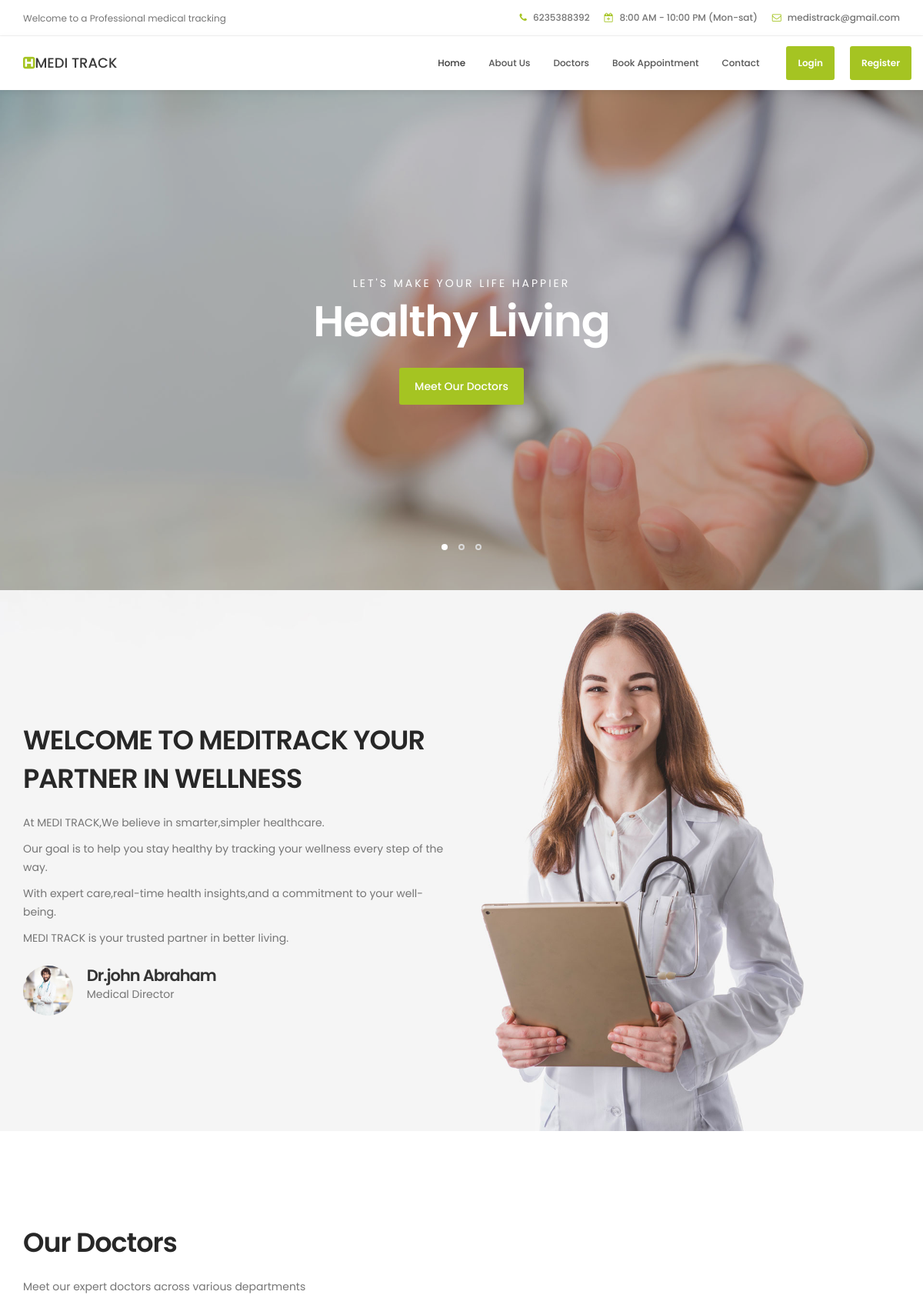
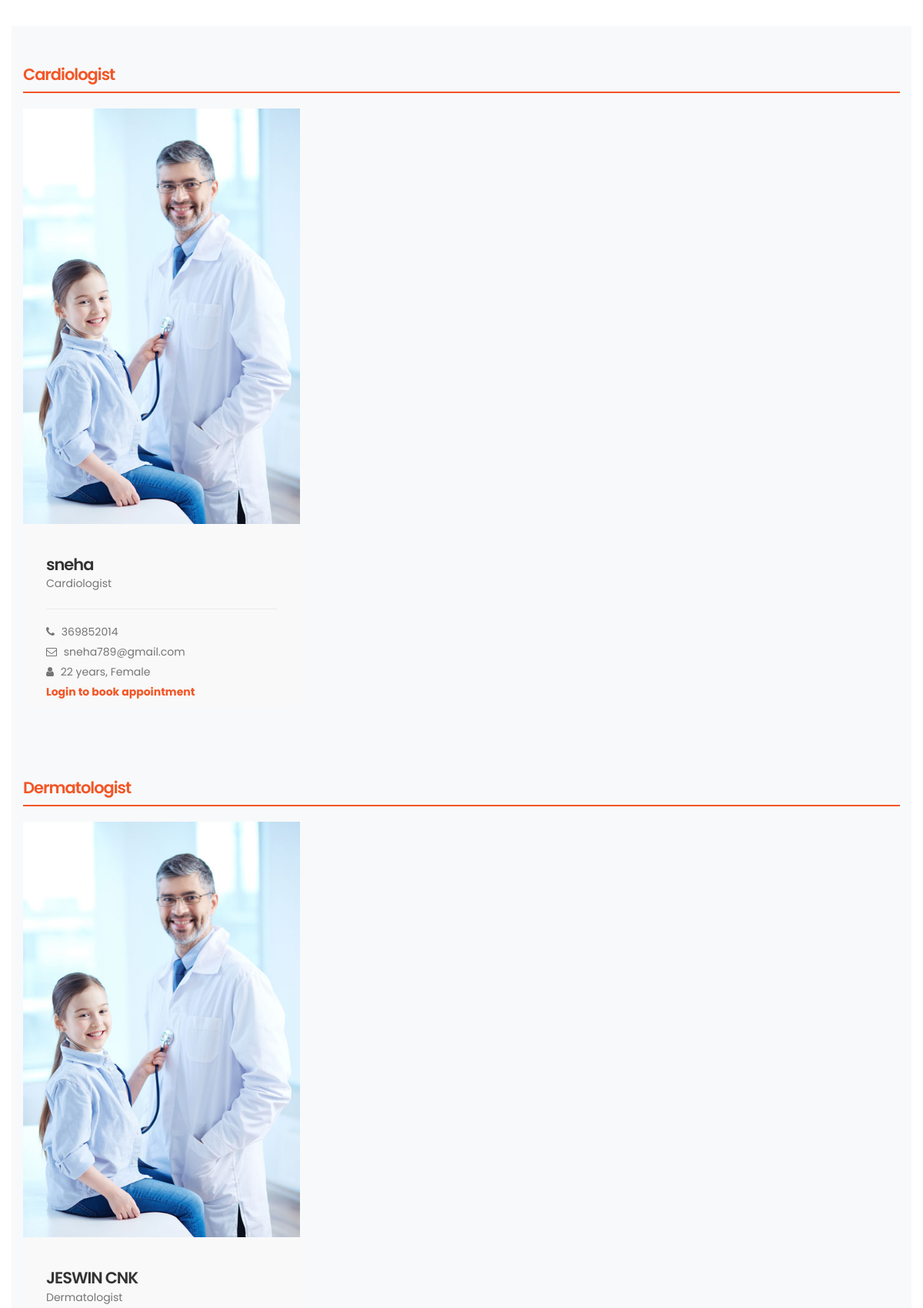
The page / (upper part) on the database its author committed (2 pictures, top to bottom).
### tables this page shows
CREATE TABLE `doctorreg` (
  `Doctor_id` int(20) NOT NULL,
  `Name` varchar(30) NOT NULL,
  `Email` varchar(30) NOT NULL,
  `Age` int(20) NOT NULL,
  `Gender` varchar(20) NOT NULL,
  `Phone_no` int(20) NOT NULL,
  `Department` varchar(30) NOT NULL,
  `Qualification` varchar(100) NOT NULL DEFAULT '',
  `Experience` varchar(50) NOT NULL DEFAULT '',
  `Profile_photo` varchar(255) NOT NULL DEFAULT '',
  `Bio` text NOT NULL DEFAULT '',
  `Password` varchar(255) NOT NULL
);

### index.php (the view, shortened to what this page needs)
<?php
include("database.php");
$doctors_query = "SELECT * FROM doctorreg ORDER BY Department, Name";
$doctors_result = $conn->query($doctors_query);
$doctors = [];
while($row = $doctors_result->fetch_assoc()) {
    $doctors[] = $row;
}
?>
<!DOCTYPE html>
<html lang="en">
<head>
     <link rel="stylesheet" href="css/bootstrap.min.css">
     <link rel="stylesheet" href="css/font-awesome.min.css">
     <link rel="stylesheet" href="css/animate.css">
     <link rel="stylesheet" href="css/owl.carousel.css">
     <link rel="stylesheet" href="css/owl.theme.default.min.css">
     <link rel="stylesheet" href="css/tooplate-style.css">
</head>
<body id="top" data-spy="scroll" data-target=".navbar-collapse" data-offset="50">
   <header>
          <div class="container">
               <div class="row">
                    <div class="col-md-4 col-sm-3">
                         <p>Welcome to a Professional medical tracking</p>
                    </div>
                    <div class="col-md-8 col-sm-9 text-align-right">
                         <span class="phone-icon"><i class="fa fa-phone"></i> 6235388392</span>
                         <span class="date-icon"><i class="fa fa-calendar-plus-o"></i> 8:00 AM - 10:00 PM (Mon-sat)</span>
                         <span class="email-icon"><i class="fa fa-envelope-o"></i> <a href="#">medistrack@gmail.com</a></span>
                    </div>
               </div>
          </div>
     </header>
     <section class="navbar navbar-default navbar-static-top" role="navigation">
          <div class="container">
               <div class="navbar-header">
                    <a href="index.php" class="navbar-brand"><i class="fa fa-h-square"></i>MEDI TRACK</a>
               </div>
               <div class="collapse navbar-collapse">
                    <ul class="nav navbar-nav navbar-right">
                         <li><a href="#top" class="smoothScroll">Home</a></li>
                         <li><a href="#about" class="smoothScroll">About Us</a></li>
                         <li><a href="#team" class="smoothScroll">Doctors</a></li>
                         <li><a href="#appointment" class="smoothScroll">Book Appointment</a></li>
                         <li><a href="#google-map" class="smoothScroll">Contact</a></li>
                         <?php
              if (isset($_SESSION['patient_id'])):
              ?>
                 <li><a href="profile.php" style="color: #f35525;">Welcome, <?php echo $_SESSION['patient_name']; ?></a></li>
                <li><a href="logout.php"><i class="fa fa-sign-out"></i> Sign out</a></li>
              <?php
              elseif (isset($_SESSION['doctor_id'])):
              ?>
                 <li><a href="doctor_dashboard.php" style="color: #f35525;">Dr. <?php echo $_SESSION['doctor_name']; ?></a></li>
                <li><a href="logout.php"><i class="fa fa-sign-out"></i> Sign out</a></li>
              <?php
              elseif (isset($_SESSION['admin_id'])):
              ?>
                 <li><a href="admin_dashboard.php" style="color: #f35525;">Admin Panel</a></li>
                <li><a href="logout.php"><i class="fa fa-sign-out"></i> Sign out</a></li>
              <?php
              else:
              ?>
                <li class="appointment-btn"><a href="login.php">Login</a></li>
                <li class="appointment-btn"><a href="register.php">Register</a></li>
              <?php
              endif;
              ?>
                    </ul>
               </div>
          </div>
     </section>
     <section id="home" class="slider" data-stellar-background-ratio="0.5">
          <div class="container">
               <div class="row">
                         <div class="owl-carousel owl-theme">
                              <div class="item item-first">
                                   <div class="caption">
                                        <div class="col-md-offset-1 col-md-10">
                                             <h3>Let's make your life happier</h3>
                                             <h1>Healthy Living</h1>
                                             <a href="#team" class="section-btn btn btn-default smoothScroll">Meet Our Doctors</a>
                                        </div>
                                   </div>
                              </div>
                         </div>
               </div>
          </div>
     </section>
     <section id="about">
          <div class="container">
               <div class="row">
                    <div class="col-md-6 col-sm-6">
                         <div class="about-info">
                              <h2 class="wow fadeInUp" data-wow-delay="0.6s">WELCOME TO MEDITRACK YOUR PARTNER IN WELLNESS</h2>
                              <div class="wow fadeInUp" data-wow-delay="0.8s">
                                   <p>At MEDI TRACK,We believe in smarter,simpler healthcare.</p>
                                   <p>Our goal is to help you stay healthy by tracking your wellness every step of the way.</p>
                                   <p>With expert care,real-time health insights,and a commitment to your well-being.</p>
                                   <p>MEDI TRACK is your trusted partner in better living.</p>
                              </div>
                              <figure class="profile wow fadeInUp" data-wow-delay="1s">
                                   <img src="images/author-image.jpg" class="img-responsive" alt="">
                                   <figcaption>
                                        <h3>Dr.john Abraham</h3>
                                        <p>Medical Director</p>
                                   </figcaption>
                              </figure>
                         </div>
                    </div>
               </div>
          </div>
     </section>
     <section id="team" data-stellar-background-ratio="1">
          <div class="container">
               <div class="row">
                    <div class="col-md-12 col-sm-12">
                         <div class="about-info">
                           <h2 class="wow fadeInUp" data-wow-delay="0.1s">Our Doctors</h2>
                           <p class="wow fadeInUp" data-wow-delay="0.3s">Meet our expert doctors across various departments</p>
                         </div>
                    </div>
                    <div class="clearfix"></div>
                    <?php if(empty($doctors)): ?>
                        <div class="col-md-12">
                            <div class="text-center">
                                <h3>No doctors available at the moment</h3>
                                <p>Please check back later or contact us for more information.</p>
                            </div>
                        </div>
                    <?php else: ?>
                        <?php
                        $current_department = '';
                        foreach($doctors as $doctor):
                            if($doctor['Department'] != $current_department):
                                if($current_department != '') echo '</div></div>';
                                $current_department = $doctor['Department'];
                        ?>
                            <div class="department-section">
                                <div class="container">
                                    <h3 class="department-title wow fadeInUp" data-wow-delay="0.2s"><?php echo htmlspecialchars($doctor['Department']); ?></h3>
                                    <div class="row">
                        <?php endif; ?>
                        <div class="col-md-4 col-sm-6">
                             <div class="team-thumb wow fadeInUp" data-wow-delay="0.2s">
                                  <img src="images/team-image1.jpg" class="img-responsive" alt="">
                                       <div class="team-info">
                                            <h3><?php echo htmlspecialchars($doctor['Name']); ?></h3>
                                            <p><?php echo htmlspecialchars($doctor['Department']); ?></p>
                                            <div class="team-contact-info">
                                                 <p><i class="fa fa-phone"></i> <?php echo htmlspecialchars($doctor['Phone_no']); ?></p>
                                                 <p><i class="fa fa-envelope-o"></i> <a href="mailto:<?php echo htmlspecialchars($doctor['Email']); ?>"><?php echo htmlspecialchars($doctor['Email']); ?></a></p>
                                                 <p><i class="fa fa-user"></i> <?php echo htmlspecialchars($doctor['Age']); ?> years, <?php echo htmlspecialchars($doctor['Gender']); ?></p>
                                            </div>
                                            <?php if(isset($_SESSION['patient_id'])): ?>
                                                <button class="book-btn" onclick="bookAppointment(<?php echo $doctor['Doctor_id']; ?>, '<?php echo htmlspecialchars($doctor['Name']); ?>', '<?php echo htmlspecialchars($doctor['Department']); ?>')">
                                                    <i class="fa fa-calendar"></i> Book Appointment
                                                </button>
                                            <?php else: ?>
                                                <p style="color: #f35525; font-weight: bold;">Login to book appointment</p>
                                            <?php endif; ?>
                                       </div>
                             </div>
                        </div>
                        <?php endforeach; ?>
                        <?php if($current_department != ''): ?>
                            </div>
                        </div>
                        <?php endif; ?>
                    <?php endif; ?>
               </div>
          </div>
     </section>
</body>
</html>

### css/tooplate-style.css (style rules this page uses)
body { background: #ffffff; font-family: 'Poppins', sans-serif; overflow-x: hidden; }
h1,h2,h3,h4,h5,h6 { font-weight: 600; line-height: inherit; }
h1,h2,h3,h4 { letter-spacing: -1px; }
h1 { color: #252525; font-size: 5em; }
h2 { color: #272727; font-size: 3em; padding-bottom: 10px; }
h3 { font-size: 1.8em; line-height: 1.2em; margin-bottom: 0; }
p { color: #757575; font-size: 14px; font-weight: normal; line-height: 24px; }
html { -webkit-font-smoothing: antialiased; }
a { color: #252525; -webkit-transition: 0.5s; transition: 0.5s; text-decoration: none !important; }
.section-btn { background: #a5c422; border: 0; border-radius: 3px; color: #ffffff; font-size: inherit; font-weight: 500; padding: 14px 20px; transition: transform 0.1s ease-in; transform: translateX(0); }
.text-align-right { text-align: right; }
#about, #team, #news, #news-detail { position: relative; padding-top: 100px; padding-bottom: 100px; }
header { background: #ffffff; border-bottom: 1px solid #f2f2f2; display: flex; height: 45px; }
header .col-md-8 { padding-right: 0; }
header p, header span { font-size: 12px; line-height: 24px; padding-top: 12px; }
header a, header span { color: #747474; }
header span { font-weight: 500; display: inline-block; padding: 11px 15px; }
header span.date-icon { border-left: 1px solid #f2f2f2; border-right: 1px solid #f2f2f2; padding-right: 19px; padding-left: 19px; }
header span i { color: #a5c422; margin-right: 5px; }
.navbar-default { background: #ffffff; box-shadow: 0 2px 8px rgba(0,0,0,.075); border: none; margin-bottom: 0; padding: 10px; }
.navbar-default .navbar-brand { color: #393939; font-weight: 500; }
.navbar-default .navbar-brand .fa { color: #a5c422; }
.navbar-default .navbar-nav li.appointment-btn { margin: 3px 0 0 20px; }
.navbar-default .navbar-nav li.appointment-btn a { background: #a5c422; border-radius: 3px; color: #ffffff; font-weight: 600; padding-top: 12px; padding-bottom: 12px; }
.navbar-default .navbar-nav li a { color: #555555; font-size: 12px; font-weight: 500; padding-right: 20px; padding-left: 20px; -webkit-transition: all ease-in-out 0.4s; transition: all ease-in-out 0.4s; }
.navbar-default .navbar-nav > .active > a, .navbar-default .navbar-nav > .active > a:hover, .navbar-default .navbar-nav > .active > a:focus { color: #393939; background-color: transparent; }
#home h1 { color: #ffffff; padding-bottom: 10px; margin-top: 0; }
#home h3 { color: #ffffff; font-size: 14px; font-weight: normal; line-height: inherit; letter-spacing: 3px; text-transform: uppercase; margin: 0; }
.slider .container { width: 100%; }
.slider .caption { display: flex; justify-content: center; flex-direction: column; text-align: center; background-color: rgba(20,20,20,0.2); height: 100%; color: #fff; cursor: e-resize; }
.slider .item { background-position: inherit; background-repeat: no-repeat; background-attachment: local; background-size: cover; height: 650px; }
.slider .item-first { background-image: url(../images/slider1.jpg); }
#about { background: url('../images/about-bg.jpg') no-repeat top center; background-size: cover; padding-top: 150px; padding-bottom: 150px; }
.profile img, .profile figcaption { display: inline-block; vertical-align: top; margin-top: 1em; }
.profile img { border-radius: 100%; width: 65px; height: 65px; margin-right: 1em; }
.profile figcaption h3 { margin-top: 0; }
.team-thumb { background-color: #f9f9f9; border-radius: 0 0 10px 10px; position: relative; overflow: hidden; cursor: pointer; }
.team-info { padding: 20px 30px 0 30px; }
.team-contact-info { border-top: 1px solid #e9e9e9; padding-top: 1.2em; margin-top: 1.5em; }
.team-contact-info .fa { margin-right: 5px; display: inline-block; }
.team-contact-info p { margin-bottom: 2px; }
.team-contact-info a { color: #757575; }
@media only screen and (max-width: 1200px) { h1 { font-size: 4em; } }
@media only screen and (max-width: 1200px) { h2 { font-size: 2.5em; } }
@media only screen and (max-width: 1200px) { h3 { font-size: 1.5em; } }
@media only screen and (max-width: 1200px) { header { height: inherit; } }
@media only screen and (max-width: 1200px) { header span.date-icon { border: 0; padding-right: 0; padding-left: 0; } }
@media only screen and (max-width: 1200px) { header span.email-icon { padding-top: 0; } }
@media only screen and (max-width: 1200px) { .navbar-default .navbar-nav li a { padding-right: 15px; padding-left: 15px; } }

### rows shown on the page
doctorreg: Department "Cardiologist", Name "sneha", Phone_no "369852014", Email "sneha789@gmail.com", Age "22", Gender "Female", shows "Login to book appointment"
doctorreg: Department "Dermatologist", Name "JESWIN CNK"
